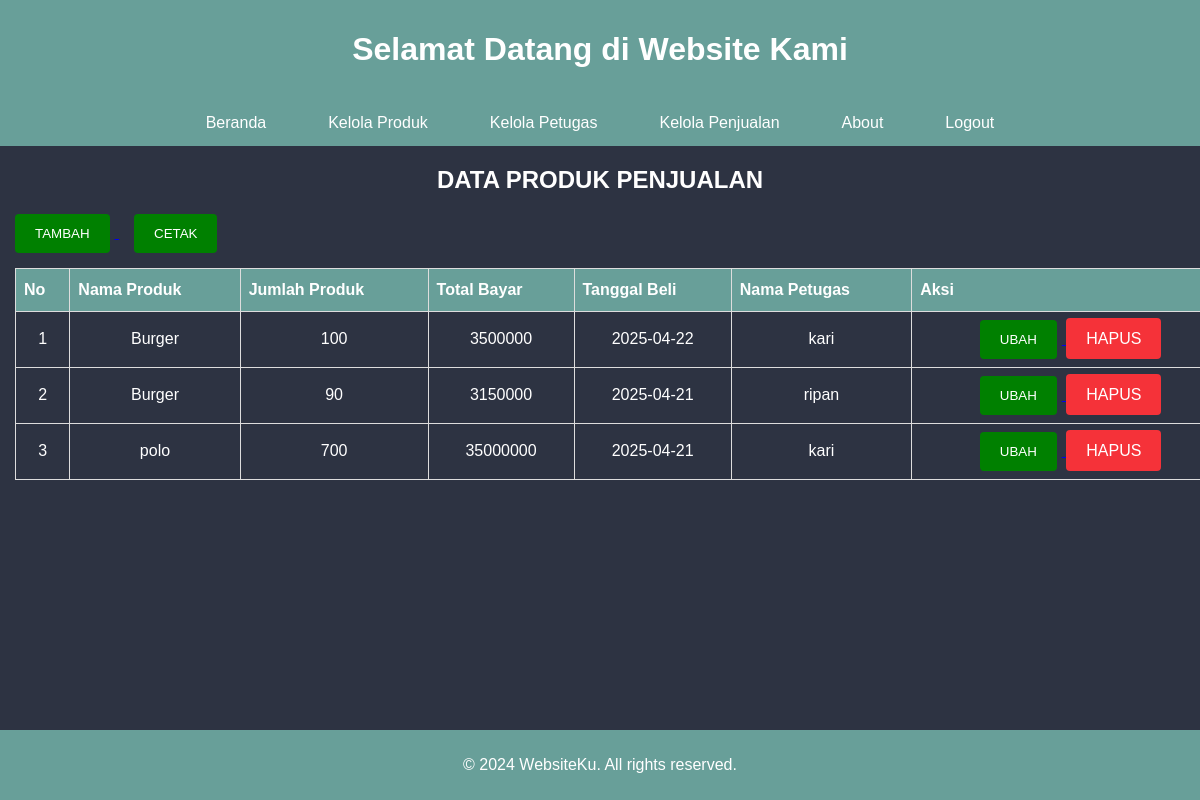
The page /kelola_penjualan.php (signed in) on the database its author committed.
### tables this page shows
CREATE TABLE `tbl_penjualan` (
  `id_penjualan` int NOT NULL,
  `id_petugas` int NOT NULL,
  `id_produk` int NOT NULL,
  `jumlah_produk` int NOT NULL,
  `total_bayar` int NOT NULL,
  `tgl_beli` date NOT NULL
);

CREATE TABLE `tbl_produk` (
  `id_produk` int NOT NULL,
  `nama_produk` varchar(50) NOT NULL,
  `kategori_produk` enum('makanan','minuman','fashion','') NOT NULL,
  `jumlah_stok` int NOT NULL,
  `harga` int NOT NULL,
  `diskon` int NOT NULL,
  `harga_pokok` int NOT NULL,
  `gambar` text NOT NULL
);

CREATE TABLE `tbl_petugas` (
  `id_petugas` int NOT NULL,
  `nama_petugas` varchar(100) NOT NULL,
  `alamat` text NOT NULL,
  `username` varchar(100) NOT NULL,
  `password` text NOT NULL,
  `level` enum('admin','petugas') NOT NULL,
  `foto` text NOT NULL
);

### kelola_penjualan.php (the view, shortened to what this page needs)
<?php
include 'koneksi.php';
?>
<!DOCTYPE html>
<html lang="en">
<head>
    <link rel="stylesheet" href="style.css" />
</head>
<body>
    <header>
        <h1>Selamat Datang di Website Kami</h1>
    </header>
    <ul>
        <li><a href="beranda.php">Beranda</a></li>
        <li><a href="kelola_produk.php">Kelola Produk</a></li>
        <li><a href="kelola_petugas.php">Kelola Petugas</a></li>
        <li><a href="kelola_penjualan.php">Kelola Penjualan</a></li>
        <li><a href="">About</a></li>
        <li><a href="logout.php">Logout</a></li>
    </ul>
    <h2 align="center">DATA PRODUK PENJUALAN</h2>
    <div class="table-container">
        <div>
            <a href="input_penjualan.php">
                <input type="submit" value="TAMBAH">
            </a>
            <a href="cetak_laporan.php">
                <input type="submit" value="CETAK">
            </a>
        </div>
        <table>
            <thead>
                <tr>
                    <th>No</th>
                    <th>Nama Produk</th>
                    <th>Jumlah Produk</th>
                    <th>Total Bayar</th>
                    <th>Tanggal Beli</th>
                    <th>Nama Petugas</th>
                    <th>Aksi</th>
                </tr>
            </thead>
            <tbody>
                <?php
                $no = 1;
                $query = mysqli_query($koneksi, "SELECT tbl_penjualan.*, tbl_produk.nama_produk, tbl_petugas.nama_petugas
                    FROM tbl_penjualan
                    INNER JOIN tbl_produk ON tbl_penjualan.id_produk = tbl_produk.id_produk
                    INNER JOIN tbl_petugas ON tbl_penjualan.id_petugas = tbl_petugas.id_petugas
                    ORDER BY tbl_penjualan.id_penjualan DESC");
                while ($data = mysqli_fetch_assoc($query)) :
                ?>
                    <tr>
                        <td><?php echo $no++; ?></td>
                        <td><?php echo $data['nama_produk']; ?></td>
                        <td><?php echo $data['jumlah_produk']; ?></td>
                        <td><?php echo $data['total_bayar']; ?></td>
                        <td><?php echo $data['tgl_beli']; ?></td>
                        <td><?php echo $data['nama_petugas']; ?></td>
                        <td>
                            <a href="ubah_penjualan.php?id_penjualan=<?php echo $data['id_penjualan']; ?>">
                                <input type="submit" value="UBAH" name="btnubah">
                            </a>
                            <a class="batal" href="hapus_penjualan.php?id_penjualan=<?php echo $data['id_penjualan']; ?>"
                               onclick="return confirm('Yakin akan menghapus Data?')">HAPUS</a>
                        </td>
                    </tr>
                <?php endwhile; ?>
            </tbody>
        </table>
    </div>
    <footer>
        <p>&copy; 2024 WebsiteKu. All rights reserved.</p>
    </footer>
</body>
</html>

### style.css (style rules this page uses)
* { box-sizing: border-box; }
body { font-family: Arial; margin: 0; background-color: #2d3342; color: white; }
header { background-color: #689f99; color: white; padding: 10px; text-align: center; }
ul { list-style-type: none; margin: 0; padding: 0; overflow: hidden; background-color: #689f99; display: flex; justify-content: center; }
li { padding: 0 15px; }
li a { display: block; color: white; text-align: center; padding: 14px 16px; text-decoration: none; }
footer { text-align: center; padding: 10px; background-color: #689f99; color: white; position: fixed; bottom: 0; width: 100%; }
input[type=submit] { background-color: green; color: white; padding: 12px 20px; border: none; border-radius: 4px; cursor: pointer; margin-left: 15px; margin-right: 5px; }
.batal { background-color: #f53239; color: white; padding: 12px 20px; border: none; border-radius: 4px; cursor: pointer; float: center; text-decoration: none; }
.table-container { width: 100%; overflow-x: auto; -webkit-overflow-scrolling: touch; }
table { width: 100%; border-collapse: collapse; margin: 15px; margin-right: 15px; min-width: 600px; }
th, td { border: 1px solid #ddd; padding: 8px; text-align: center; }
th { background-color: #2d3342; }
table td, #tabel th { border: 1px solid #ddd; padding: 8px; }
table tr:nth-child(even) { background-color: #2d3342; }
table th { padding-top: 12px; padding-bottom: 12px; text-align: left; background-color: #689f99; color: white; }

### rows shown on the page
tbl_penjualan: id_produk.nama_produk "Burger", jumlah_produk "100", total_bayar "3500000", tgl_beli "2025-04-22", id_petugas.nama_petugas "kari"
tbl_penjualan: id_produk.nama_produk "Burger", jumlah_produk "90", total_bayar "3150000", tgl_beli "2025-04-21", id_petugas.nama_petugas "ripan"
tbl_penjualan: id_produk.nama_produk "polo", jumlah_produk "700", total_bayar "35000000", tgl_beli "2025-04-21", id_petugas.nama_petugas "kari"
